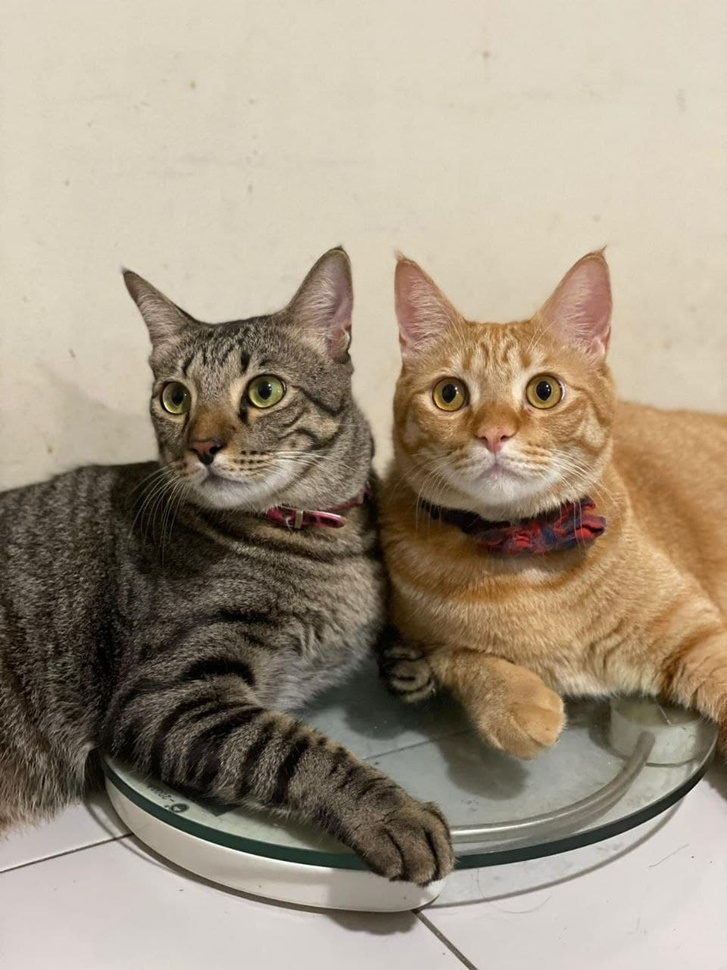
#> input picture Map_Merging/Sandbox_Practice/Images/cat1.jpg, 727 x 970 px, shrunk from 960 x 1280 before the run, found by its file name
$ python color_spaces.py
#> lines starting #> are read from the running program, lines starting #| are printed output that depends on the picture
import cv2 as cv
import numpy as np
import matplotlib.pyplot as plt

# Reading images in BGR in the OPENCV
# Outside OPENCV the colours are RGB and inversed
img = cv.imread('Images/Cat1.jpg')
#> img is the input picture: shape (970, 727, 3); mean B, G, R 130.7, 149.4, 162.2
cv.imshow('Cats', img)

# Image we got is completely different, because matplotlib has no idea is a BGR colour
# plt.imshow(img)
# plt.show()

# BGR to Grayscale
gray = cv.cvtColor(img, cv.COLOR_BGR2GRAY)
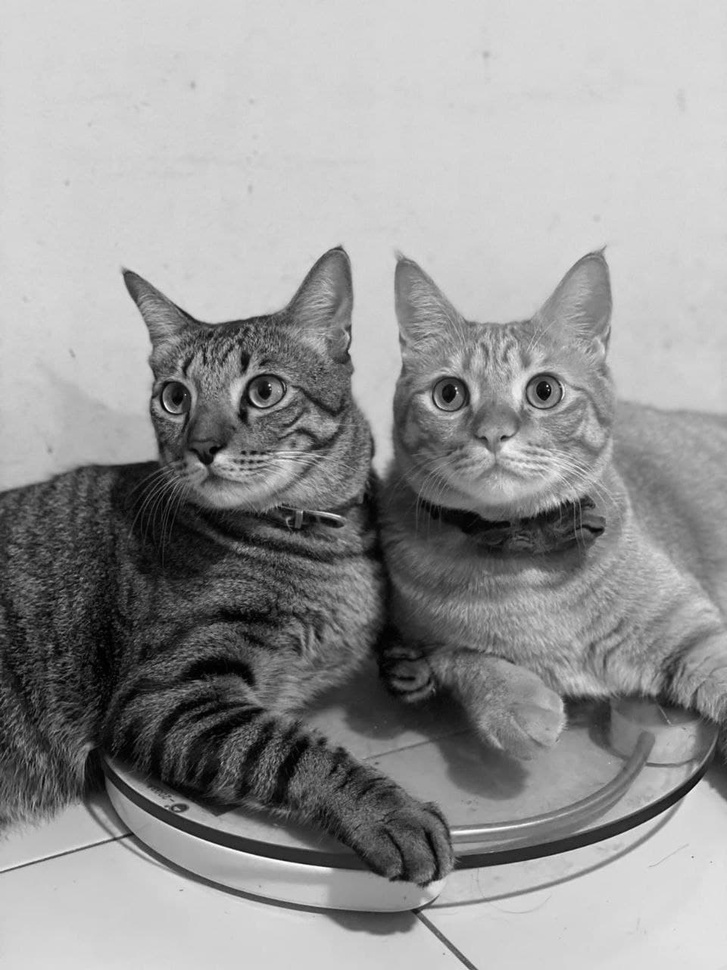
#> gray: shape (970, 727); min 0, max 254, mean 151.1
cv.imshow('Gray', gray)

# BGR to HSV
hsv = cv.cvtColor(img, cv.COLOR_BGR2HSV)
#> hsv: shape (970, 727, 3); mean H, S, V 19.6, 61.8, 162.4
cv.imshow('HSV', hsv)

# BGR to LAB
lab = cv.cvtColor(img, cv.COLOR_BGR2LAB)
#> lab: shape (970, 727, 3); mean of channels 0, 1, 2 156.5, 130, 139.7
cv.imshow('LAB', lab)

# BGR to RGB
rgb = cv.cvtColor(img, cv.COLOR_BGR2RGB)
cv.imshow('RGB', rgb)

# You cannot convert grayscale image to HSV immediately
# Must convert gray to BGR then to HSV

plt.imshow(rgb)
plt.show()

cv.waitKey(0)

$ run again, with Map_Merging/Sandbox_Practice/Images/cat2.jpg copied over Map_Merging/Sandbox_Practice/Images/cat1.jpg
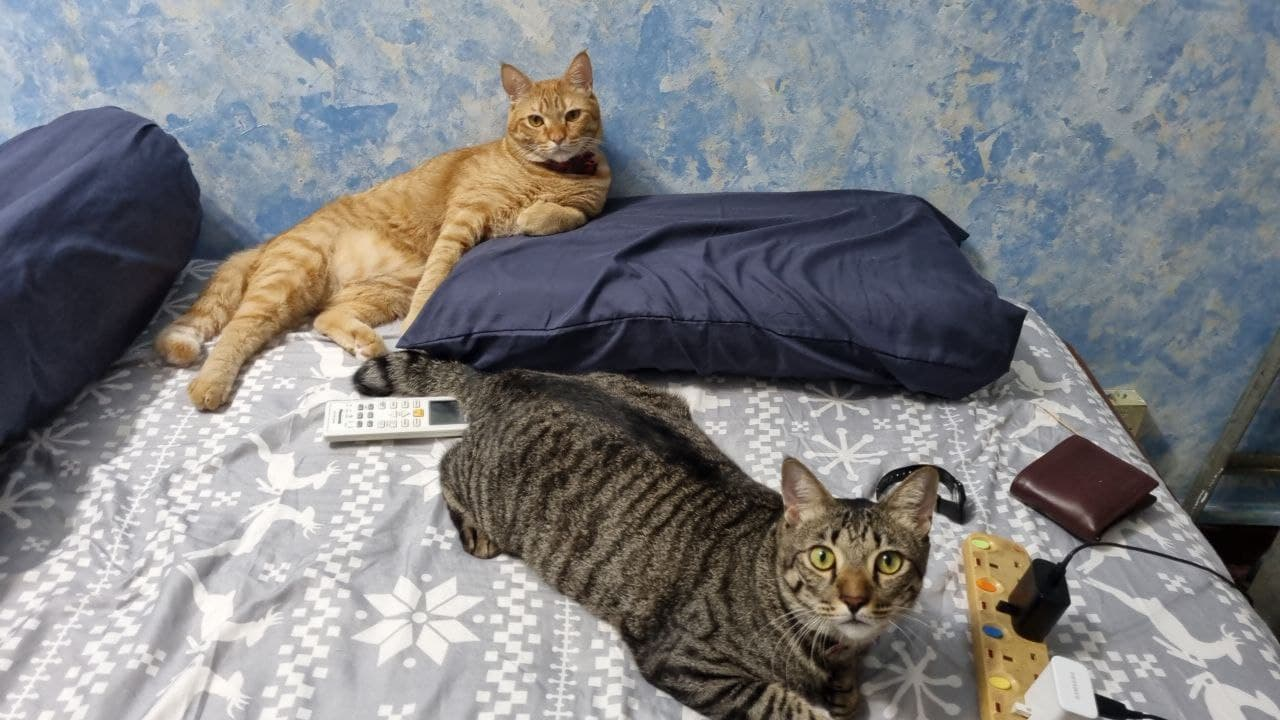
#> input picture Map_Merging/Sandbox_Practice/Images/cat2.jpg, 1280 x 720 px, found by its file name
#> img is the input picture: shape (720, 1280, 3); mean B, G, R 128.8, 126.9, 126.7
#> `gray = cv.cvtColor(img, cv.COLOR_BGR2GRAY)`:
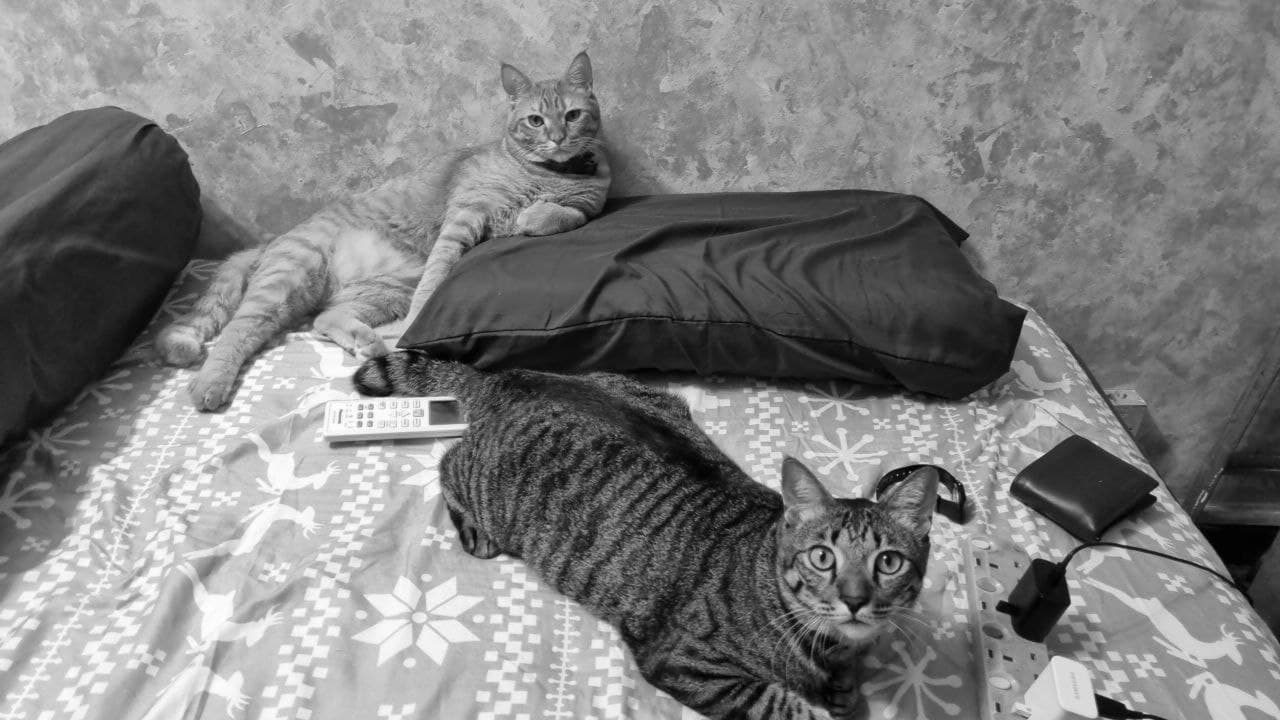
#> gray: shape (720, 1280); min 0, max 255, mean 127.1
#> hsv: shape (720, 1280, 3); mean H, S, V 81.6, 48.3, 138.4
#> lab: shape (720, 1280, 3); mean of channels 0, 1, 2 133.2, 129, 127

$ run again, with Map_Merging/Sandbox_Practice/Images/cat3.jpg copied over Map_Merging/Sandbox_Practice/Images/cat1.jpg
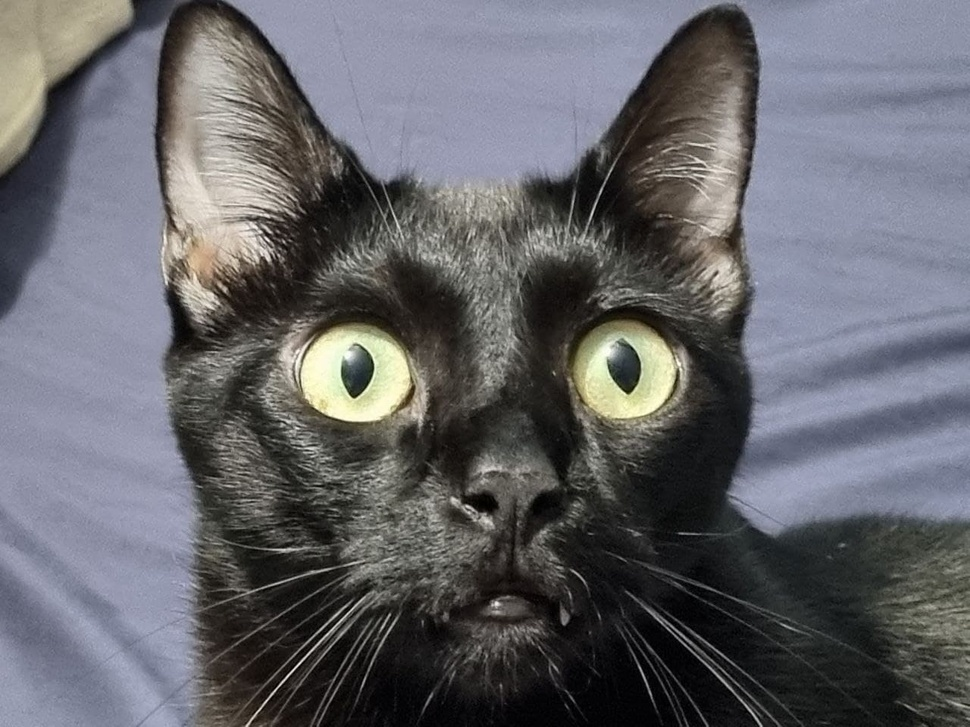
#> input picture Map_Merging/Sandbox_Practice/Images/cat3.jpg, 970 x 727 px, shrunk from 1280 x 960 before the run, found by its file name
#> img is the input picture: shape (727, 970, 3); mean B, G, R 106, 101.2, 100.9
#> `gray = cv.cvtColor(img, cv.COLOR_BGR2GRAY)`:
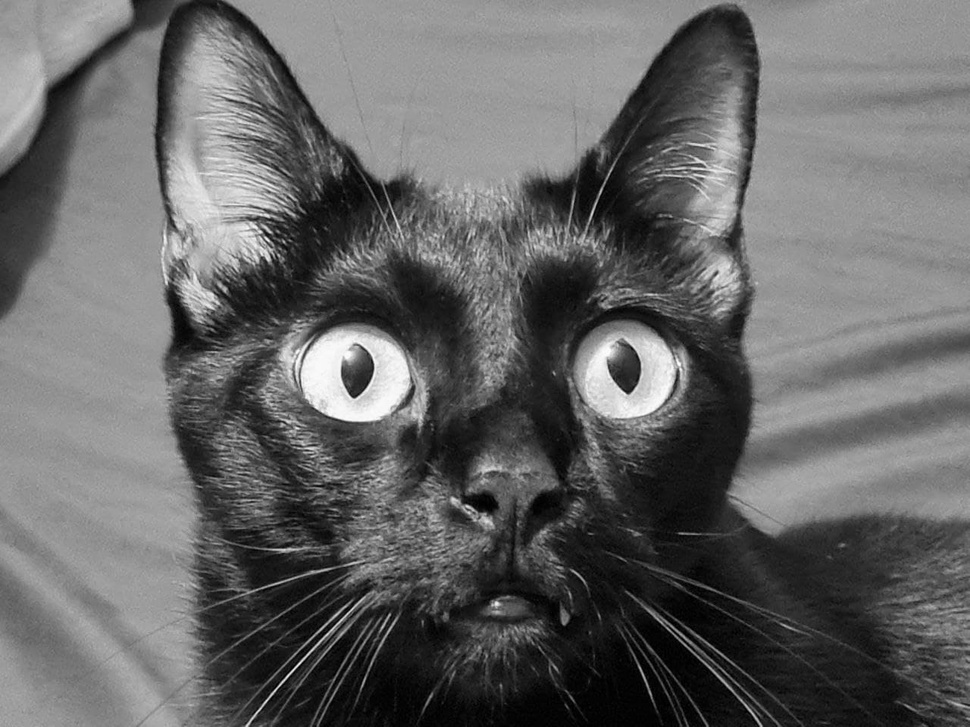
#> gray: shape (727, 970); min 0, max 254, mean 101.7
#> hsv: shape (727, 970, 3); mean H, S, V 72.3, 38.2, 111.4
#> lab: shape (727, 970, 3); mean of channels 0, 1, 2 106.8, 129.1, 125.6
